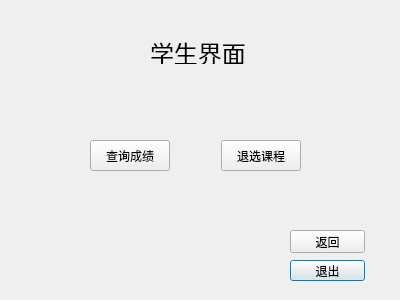
<?xml version="1.0" encoding="UTF-8"?>
<ui version="4.0">
 <class>student</class>
 <widget class="QDialog" name="student">
  <property name="geometry">
   <rect>
    <x>0</x>
    <y>0</y>
    <width>400</width>
    <height>300</height>
   </rect>
  </property>
  <property name="windowTitle">
   <string>学生选课和成绩管理系统</string>
  </property>
  <widget class="QLabel" name="label">
   <property name="geometry">
    <rect>
     <x>150</x>
     <y>40</y>
     <width>96</width>
     <height>24</height>
    </rect>
   </property>
   <property name="font">
    <font>
     <pointsize>18</pointsize>
    </font>
   </property>
   <property name="text">
    <string>学生界面</string>
   </property>
  </widget>
  <widget class="QPushButton" name="pushButton">
   <property name="geometry">
    <rect>
     <x>290</x>
     <y>260</y>
     <width>75</width>
     <height>21</height>
    </rect>
   </property>
   <property name="sizePolicy">
    <sizepolicy hsizetype="Preferred" vsizetype="Expanding">
     <horstretch>0</horstretch>
     <verstretch>0</verstretch>
    </sizepolicy>
   </property>
   <property name="text">
    <string>退出</string>
   </property>
  </widget>
  <widget class="QWidget" name="layoutWidget">
   <property name="geometry">
    <rect>
     <x>90</x>
     <y>140</y>
     <width>211</width>
     <height>31</height>
    </rect>
   </property>
   <layout class="QHBoxLayout" name="horizontalLayout">
    <item>
     <widget class="QPushButton" name="btn_stu_query">
      <property name="sizePolicy">
       <sizepolicy hsizetype="Minimum" vsizetype="Preferred">
        <horstretch>0</horstretch>
        <verstretch>0</verstretch>
       </sizepolicy>
      </property>
      <property name="text">
       <string>查询成绩</string>
      </property>
     </widget>
    </item>
    <item>
     <spacer name="horizontalSpacer">
      <property name="orientation">
       <enum>Qt::Horizontal</enum>
      </property>
      <property name="sizeHint" stdset="0">
       <size>
        <width>40</width>
        <height>20</height>
       </size>
      </property>
     </spacer>
    </item>
    <item>
     <widget class="QPushButton" name="btn_stu_select">
      <property name="sizePolicy">
       <sizepolicy hsizetype="Minimum" vsizetype="Preferred">
        <horstretch>0</horstretch>
        <verstretch>0</verstretch>
       </sizepolicy>
      </property>
      <property name="text">
       <string>退选课程</string>
      </property>
     </widget>
    </item>
   </layout>
  </widget>
  <widget class="QPushButton" name="btn_return">
   <property name="geometry">
    <rect>
     <x>290</x>
     <y>230</y>
     <width>75</width>
     <height>23</height>
    </rect>
   </property>
   <property name="text">
    <string>返回</string>
   </property>
  </widget>
 </widget>
 <resources/>
 <connections/>
</ui>
